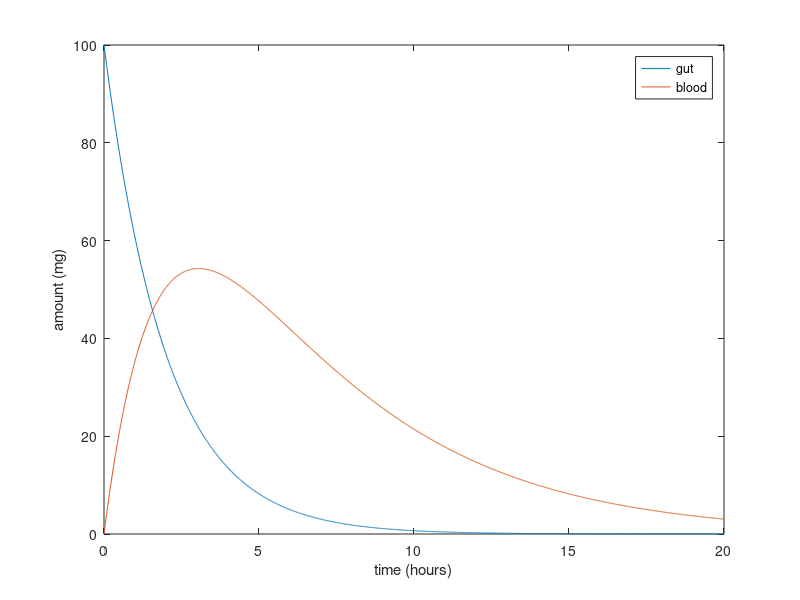

The MATLAB source for this figure:
A = [-0.5 0; 0.5 -0.2];
t = linspace(0, 20, 2001);
X = zeros(2, numel(t));
for j = 1:numel(t)
    X(:, j) = expm(A * t(j)) * [100; 0];
end
[peak, j] = max(X(2, :));
[t(j), peak]               % time and amount of the peak
plot(t, X)
xlabel('time (hours)'), ylabel('amount (mg)'), legend('gut', 'blood')
